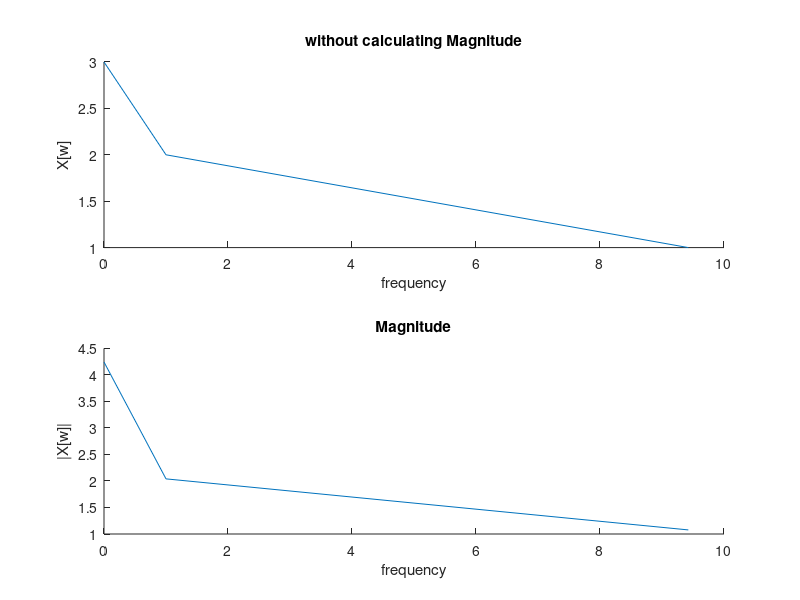

Recreate this plot in MATLAB.
%Name:Junpeng gai
%SID:40009896
mycomplex = [ 3 + i*3 2 + i*0.4 1 + i*0.4 ];
w=[0 1 3*pi];
subplot(2,1,1)
hold on
title('without calculating Magnitude')
xlabel('frequency')
ylabel('X[w]')
plot(w,mycomplex);
hold off
mag_of_mycomplex=abs(mycomplex)
subplot(2,1,2)
hold on
title('Magnitude')
xlabel('frequency')
ylabel('|X[w]|')
plot(w,mag_of_mycomplex);
hold off


